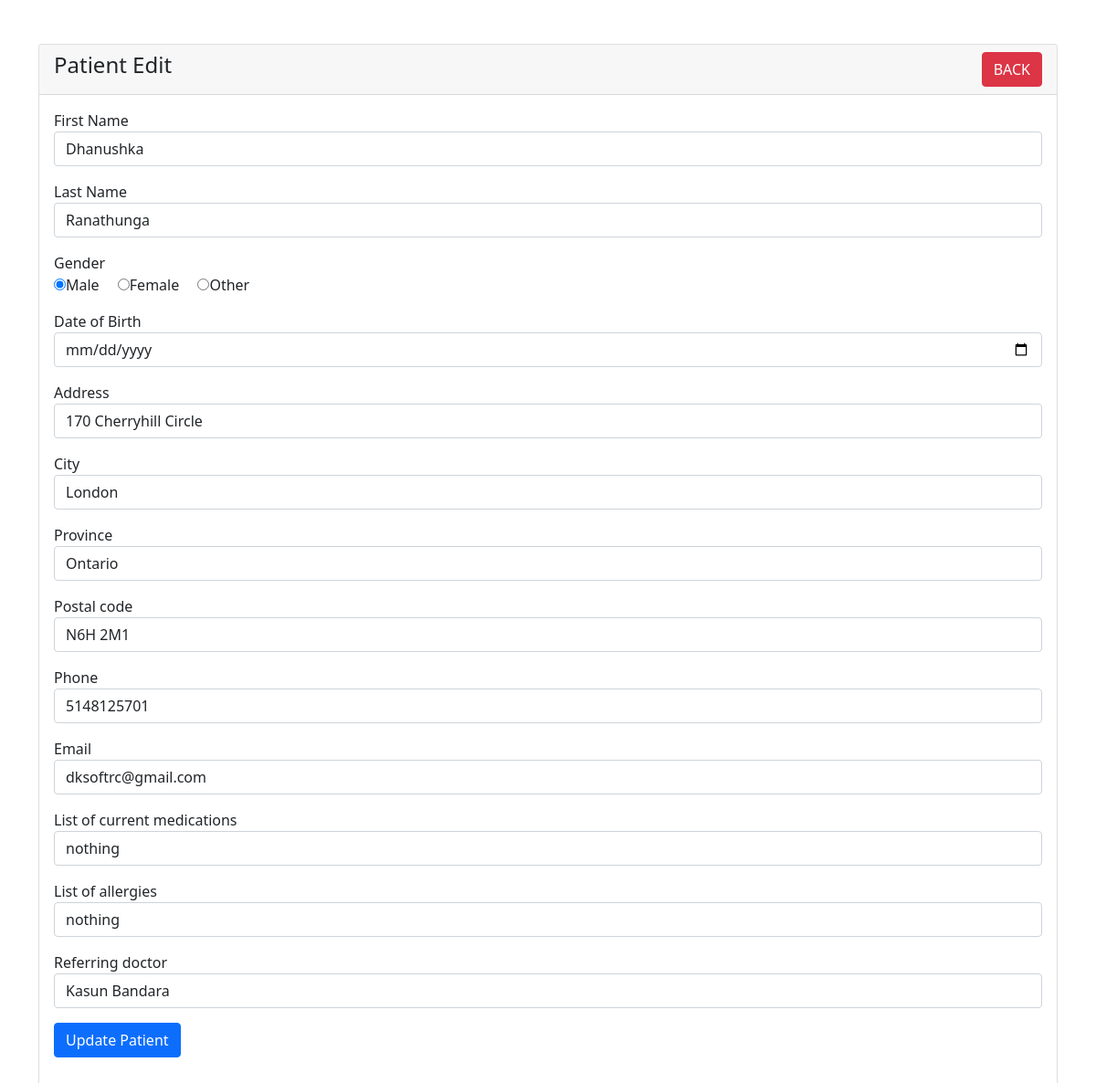
The app's page /patient-edit.php?id=25 with its own data.
### tables this page shows
CREATE TABLE `patients` (
  `id` int(6) NOT NULL,
  `fname` varchar(100) NOT NULL,
  `lname` varchar(100) NOT NULL,
  `gender` enum('m','f','o') NOT NULL,
  `dob` date NOT NULL,
  `address` varchar(200) NOT NULL,
  `city` varchar(100) NOT NULL,
  `province` enum('AB','BC','MB','NB','NL','NT','NS','NU','ON','PE','QC','SK','YT') NOT NULL,
  `pcode` varchar(100) NOT NULL,
  `phone` varchar(191) NOT NULL,
  `email` varchar(191) NOT NULL,
  `currentmed` varchar(200) NOT NULL,
  `allergies` varchar(200) NOT NULL,
  `refdoctor` varchar(200) NOT NULL
);

### patient-edit.php (the view, shortened to what this page needs)
<?php
require 'dbcon.php';
?>
<!doctype html>
<html lang="en">
  <head>
    <link href="https://cdn.jsdelivr.net/npm/bootstrap@5.1.3/dist/css/bootstrap.min.css" rel="stylesheet">
</head>
<body>
    <div class="container mt-5">
        <div class="row">
            <div class="col-md-12">
                <div class="card">
                    <div class="card-header">
                        <h4>Patient Edit
                            <a href="index.php" class="btn btn-danger float-end">BACK</a>
                        </h4>
                    </div>
                    <div class="card-body">
                        <?php
                        if(isset($_GET['id']))
                        {
                            $patient_id = mysqli_real_escape_string($con, $_GET['id']);
                            $query = "SELECT * FROM patients WHERE id='$patient_id' ";
                            $query_run = mysqli_query($con, $query);
                            if(mysqli_num_rows($query_run) > 0)
                            {
                                $patient = mysqli_fetch_array($query_run);
                                ?>
                                <form action="code.php" method="POST">
                                    <div class="mb-3">
                                        <label>First Name</label>
                                        <input type="text" name="fname" value="<?=$patient['fname'];?>" class="form-control">
                                    </div>
                                    <div class="mb-3">
                                        <label>Last Name</label>
                                        <input type="text" name="lname" value="<?=$patient['lname'];?>" class="form-control">
                                    </div>
                                    <div class="mb-3">
                                        <label>Gender</label>
                                            <div>
                                            <label for ="male" class="form-check-inline">
                                            <input type="radio" name="gender" value="m" <?php echo ($patient ['gender']=='m')? "checked":""; ?> id="male"/>Male</label>
                                            <label for ="female" class="form-check-inline">
                                            <input type="radio" name="gender" value="f" <?php echo ($patient ['gender']=='f')? "checked":""; ?> id="female"/>Female</label>
                                            <label for ="other" class="form-check-inline">
                                            <input type="radio" name="gender" value="o" <?php echo ($patient ['gender']=='o')? "checked":""; ?> id="other"/>Other</label>
                                            </div>
                                    </div>
                                    <div class="mb-3">
                                        <label for="">Date of Birth</label>
                                        <input type="date" name="dob" class="form-control" />
                                    </div>
                                    <div class="mb-3">
                                        <label>Address</label>
                                        <input type="text" name="address" value="<?=$patient['address'];?>" class="form-control">
                                    </div>
                                    <div class="mb-3">
                                        <label>City</label>
                                        <input type="text" name="city" value="<?=$patient['city'];?>" class="form-control">
                                    </div>
                                    <div class="mb-3">
                                    <label>Province</label>
                                    <select name="province" class="form-control">
                                        <option value="ON" <?php echo ($patient ['province']=='ON')? "selected":""; ?> >Ontario</option>
                                    </select>
                                    </div>
                                    <div class="mb-3">
                                        <label>Postal code</label>
                                        <input type="text" name="pcode" value="<?=$patient['pcode'];?>" class="form-control">
                                    </div>
                                    <div class="mb-3">
                                        <label>Phone</label>
                                        <input type="text" name="phone" value="<?=$patient['phone'];?>" class="form-control">
                                    </div>
                                    <div class="mb-3">
                                        <label>Email</label>
                                        <input type="email" name="email" value="<?=$patient['email'];?>" class="form-control">
                                    </div>
                                    <div class="mb-3">
                                        <label>List of current medications</label>
                                        <input type="text" name="currentmed" value="<?=$patient['currentmed'];?>" class="form-control">
                                    </div>
                                    <div class="mb-3">
                                        <label>List of allergies</label>
                                        <input type="email" name="allergies" value="<?=$patient['allergies'];?>" class="form-control">
                                    </div>
                                    <div class="mb-3">
                                        <label>Referring doctor</label>
                                        <input type="text" name="refdoctor" value="<?=$patient['refdoctor'];?>" class="form-control">
                                    </div>
                                    <div class="mb-3">
                                        <button type="submit" name="update_patient" class="btn btn-primary">
                                            Update Patient
                                        </button>
                                    </div>
                                </form>
                                <?php
                            }
                            else
                            {
                                echo "<h4>No Such Id Found</h4>";
                            }
                        }
                        ?>
                    </div>
                </div>
            </div>
        </div>
    </div>
</body>
</html>

### records on screen
patients: fname "Dhanushka", lname "Ranathunga", gender "☑ Male", gender "☐ Female", gender "☐ Other", address "170 Cherryhill Circle", city "London", province "Ontario", pcode "N6H 2M1", phone "5148125701", email "dksoftrc@gmail.com", currentmed "nothing", allergies "nothing", refdoctor "Kasun Bandara"
